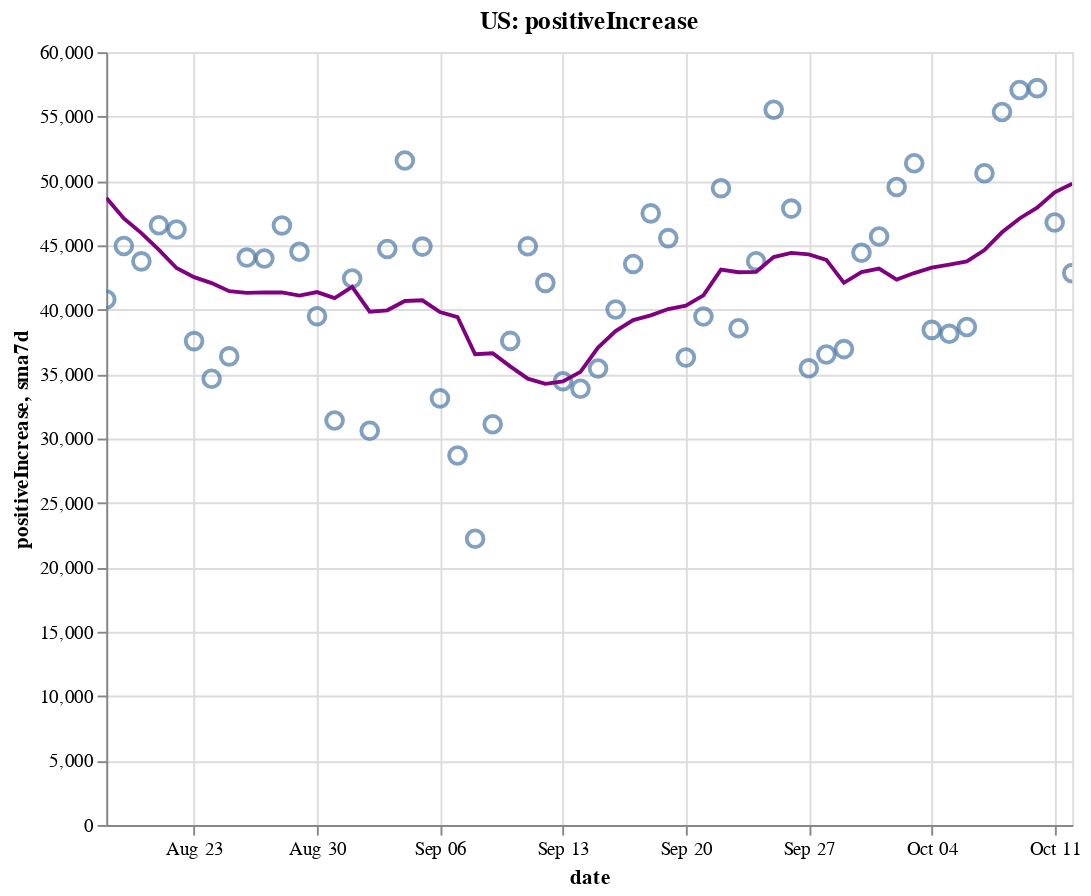

The notebook cell this image was saved under:
### Code cell
create_plot(us, 'positiveIncrease')

### Figure 1 — Vega-Lite specification as saved in the notebook (floating-point values rounded to 4 significant figures)
{"config": {"view": {"continuousWidth": 400, "continuousHeight": 300}}, "layer": [{"layer": [{"mark": {"type": "point", "size": 75}, "encoding": {"tooltip": [{"type": "temporal", "field": "date"}, {"type": "quantitative", "field": "positiveIncrease"}, {"type": "quantitative", "field": "sma7d"}], "x": {"type": "temporal", "field": "date"}, "y": {"type": "quantitative", "field": "positiveIncrease"}}, "selection": {"selector002": {"type": "interval", "bind": "scales", "encodings": ["x", "y"]}}}, {"mark": {"type": "line", "color": "purple"}, "encoding": {"x": {"type": "temporal", "field": "date"}, "y": {"type": "quantitative", "field": "sma7d"}}}]}, {"mark": {"type": "rule", "color": "#aaa"}, "encoding": {"x": {"type": "temporal", "field": "date"}}, "transform": [{"filter": {"selection": "selector001"}}]}, {"mark": "circle", "encoding": {"opacity": {"condition": {"value": 1, "selection": "selector001"}, "value": 0}, "tooltip": [{"type": "temporal", "field": "date"}, {"type": "quantitative", "field": "positiveIncrease"}, {"type": "quantitative", "field": "sma7d"}], "x": {"type": "temporal", "field": "date"}, "y": {"type": "quantitative", "field": "positiveIncrease"}}, "selection": {"selector001": {"type": "single", "encodings": ["x"], "on": "mouseover", "nearest": true, "empty": "none"}}}, {"mark": {"type": "text", "align": "left", "dx": 5, "dy": -5, "stroke": "white", "strokeWidth": 2}, "encoding": {"text": {"type": "quantitative", "field": "positiveIncrease"}, "tooltip": [{"type": "temporal", "field": "date"}, {"type": "quantitative", "field": "positiveIncrease"}, {"type": "quantitative", "field": "sma7d"}], "x": {"type": "temporal", "field": "date"}, "y": {"type": "quantitative", "field": "positiveIncrease"}}, "transform": [{"filter": {"selection": "selector001"}}]}, {"mark": {"type": "text", "align": "left", "dx": 5, "dy": -5}, "encoding": {"text": {"type": "quantitative", "field": "positiveIncrease"}, "tooltip": [{"type": "temporal", "field": "date"}, {"type": "quantitative", "field": "positiveIncrease"}, {"type": "quantitative", "field": "sma7d"}], "x": {"type": "temporal", "field": "date"}, "y": {"type": "quantitative", "field": "positiveIncrease"}}, "transform": [{"filter": {"selection": "selector001"}}]}], "data": {"name": "data-a9370c7a1765991e1f8b07d2d950c938"}, "height": 400, "title": "US: positiveIncrease", "width": 500, "$schema": "https://vega.github.io/schema/vega-lite/v4.8.1.json", "datasets": {"data-a9370c7a1765991e1f8b07d2d950c938": [{"date": "2020-08-18T00:00:00", "totalTestResultsIncrease": 677600.0, "positiveIncrease": 40800.0, "death": 163500.0, "deathIncrease": 1196.0, "positiveRate": 0.06, "state": "US", "sma7d": 48690.0}, {"date": "2020-08-19T00:00:00", "totalTestResultsIncrease": 705200.0, "positiveIncrease": 44960.0, "death": 165000.0, "deathIncrease": 1420.0, "positiveRate": 0.064, "state": "US", "sma7d": 47090.0}, {"date": "2020-08-20T00:00:00", "totalTestResultsIncrease": 730600.0, "positiveIncrease": 43760.0, "death": 166100.0, "deathIncrease": 1134.0, "positiveRate": 0.06, "state": "US", "sma7d": 45950.0}, {"date": "2020-08-21T00:00:00", "totalTestResultsIncrease": 791200.0, "positiveIncrease": 46560.0, "death": 167200.0, "deathIncrease": 1123.0, "positiveRate": 0.059, "state": "US", "sma7d": 44660.0}, {"date": "2020-08-22T00:00:00", "totalTestResultsIncrease": 795600.0, "positiveIncrease": 46240.0, "death": 168200.0, "deathIncrease": 1029.0, "positiveRate": 0.058, "state": "US", "sma7d": 43240.0}, {"date": "2020-08-23T00:00:00", "totalTestResultsIncrease": 658500.0, "positiveIncrease": 37570.0, "death": 168800.0, "deathIncrease": 572.0, "positiveRate": 0.057, "state": "US", "sma7d": 42540.0}, {"date": "2020-08-24T00:00:00", "totalTestResultsIncrease": 706200.0, "positiveIncrease": 34640.0, "death": 169200.0, "deathIncrease": 343.0, "positiveRate": 0.049, "state": "US", "sma7d": 42070.0}, {"date": "2020-08-25T00:00:00", "totalTestResultsIncrease": 669700.0, "positiveIncrease": 36380.0, "death": 170300.0, "deathIncrease": 1147.0, "positiveRate": 0.054, "state": "US", "sma7d": 41440.0}, {"date": "2020-08-26T00:00:00", "totalTestResultsIncrease": 680100.0, "positiveIncrease": 44050.0, "death": 171600.0, "deathIncrease": 1298.0, "positiveRate": 0.065, "state": "US", "sma7d": 41310.0}, {"date": "2020-08-27T00:00:00", "totalTestResultsIncrease": 795300.0, "positiveIncrease": 43980.0, "death": 172700.0, "deathIncrease": 1129.0, "positiveRate": 0.055, "state": "US", "sma7d": 41350.0}, {"date": "2020-08-28T00:00:00", "totalTestResultsIncrease": 823800.0, "positiveIncrease": 46550.0, "death": 173800.0, "deathIncrease": 1024.0, "positiveRate": 0.057, "state": "US", "sma7d": 41340.0}, {"date": "2020-08-29T00:00:00", "totalTestResultsIncrease": 819800.0, "positiveIncrease": 44500.0, "death": 174800.0, "deathIncrease": 1015.0, "positiveRate": 0.054, "state": "US", "sma7d": 41100.0}, {"date": "2020-08-30T00:00:00", "totalTestResultsIncrease": 778900.0, "positiveIncrease": 39500.0, "death": 175200.0, "deathIncrease": 475.0, "positiveRate": 0.051, "state": "US", "sma7d": 41370.0}, {"date": "2020-08-31T00:00:00", "totalTestResultsIncrease": 709000.0, "positiveIncrease": 31410.0, "death": 175600.0, "deathIncrease": 366.0, "positiveRate": 0.044, "state": "US", "sma7d": 40910.0}, {"date": "2020-09-01T00:00:00", "totalTestResultsIncrease": 735600.0, "positiveIncrease": 42430.0, "death": 176600.0, "deathIncrease": 1027.0, "positiveRate": 0.058, "state": "US", "sma7d": 41780.0}, {"date": "2020-09-02T00:00:00", "totalTestResultsIncrease": 684400.0, "positiveIncrease": 30600.0, "death": 177700.0, "deathIncrease": 1032.0, "positiveRate": 0.045, "state": "US", "sma7d": 39850.0}, {"date": "2020-09-03T00:00:00", "totalTestResultsIncrease": 802500.0, "positiveIncrease": 44710.0, "death": 178700.0, "deathIncrease": 1070.0, "positiveRate": 0.056, "state": "US", "sma7d": 39960.0}, {"date": "2020-09-04T00:00:00", "totalTestResultsIncrease": 954700.0, "positiveIncrease": 51590.0, "death": 179700.0, "deathIncrease": 998.0, "positiveRate": 0.054, "state": "US", "sma7d": 40680.0}, {"date": "2020-09-05T00:00:00", "totalTestResultsIncrease": 883100.0, "positiveIncrease": 44900.0, "death": 180700.0, "deathIncrease": 918.0, "positiveRate": 0.051, "state": "US", "sma7d": 40740.0}, {"date": "2020-09-06T00:00:00", "totalTestResultsIncrease": 785300.0, "positiveIncrease": 33120.0, "death": 181100.0, "deathIncrease": 449.0, "positiveRate": 0.042, "state": "US", "sma7d": 39820.0}, {"date": "2020-09-07T00:00:00", "totalTestResultsIncrease": 618600.0, "positiveIncrease": 28680.0, "death": 181300.0, "deathIncrease": 225.0, "positiveRate": 0.046, "state": "US", "sma7d": 39440.0}, {"date": "2020-09-08T00:00:00", "totalTestResultsIncrease": 542900.0, "positiveIncrease": 22220.0, "death": 181700.0, "deathIncrease": 358.0, "positiveRate": 0.041, "state": "US", "sma7d": 36550.0}, {"date": "2020-09-09T00:00:00", "totalTestResultsIncrease": 629600.0, "positiveIncrease": 31110.0, "death": 182800.0, "deathIncrease": 1084.0, "positiveRate": 0.049, "state": "US", "sma7d": 36620.0}, {"date": "2020-09-10T00:00:00", "totalTestResultsIncrease": 698000.0, "positiveIncrease": 37580.0, "death": 183900.0, "deathIncrease": 1170.0, "positiveRate": 0.054, "state": "US", "sma7d": 35600.0}, {"date": "2020-09-11T00:00:00", "totalTestResultsIncrease": 834700.0, "positiveIncrease": 44930.0, "death": 185000.0, "deathIncrease": 1018.0, "positiveRate": 0.054, "state": "US", "sma7d": 34650.0}, {"date": "2020-09-12T00:00:00", "totalTestResultsIncrease": 907800.0, "positiveIncrease": 42090.0, "death": 185800.0, "deathIncrease": 810.0, "positiveRate": 0.046, "state": "US", "sma7d": 34250.0}, {"date": "2020-09-13T00:00:00", "totalTestResultsIncrease": 733600.0, "positiveIncrease": 34450.0, "death": 186200.0, "deathIncrease": 390.0, "positiveRate": 0.047, "state": "US", "sma7d": 34440.0}, {"date": "2020-09-14T00:00:00", "totalTestResultsIncrease": 451300.0, "positiveIncrease": 33860.0, "death": 186600.0, "deathIncrease": 404.0, "positiveRate": 0.075, "state": "US", "sma7d": 35180.0}, {"date": "2020-09-15T00:00:00", "totalTestResultsIncrease": 730400.0, "positiveIncrease": 35440.0, "death": 187600.0, "deathIncrease": 1031.0, "positiveRate": 0.049, "state": "US", "sma7d": 37070.0}, {"date": "2020-09-16T00:00:00", "totalTestResultsIncrease": 731800.0, "positiveIncrease": 40020.0, "death": 188800.0, "deathIncrease": 1200.0, "positiveRate": 0.055, "state": "US", "sma7d": 38340.0}, {"date": "2020-09-17T00:00:00", "totalTestResultsIncrease": 850500.0, "positiveIncrease": 43560.0, "death": 189700.0, "deathIncrease": 863.0, "positiveRate": 0.051, "state": "US", "sma7d": 39190.0}, {"date": "2020-09-18T00:00:00", "totalTestResultsIncrease": 990400.0, "positiveIncrease": 47490.0, "death": 190600.0, "deathIncrease": 901.0, "positiveRate": 0.048, "state": "US", "sma7d": 39560.0}, {"date": "2020-09-19T00:00:00", "totalTestResultsIncrease": 1067000.0, "positiveIncrease": 45560.0, "death": 191300.0, "deathIncrease": 740.0, "positiveRate": 0.043, "state": "US", "sma7d": 40060.0}, {"date": "2020-09-20T00:00:00", "totalTestResultsIncrease": 917600.0, "positiveIncrease": 36300.0, "death": 191600.0, "deathIncrease": 327.0, "positiveRate": 0.04, "state": "US", "sma7d": 40320.0}, {"date": "2020-09-21T00:00:00", "totalTestResultsIncrease": 729300.0, "positiveIncrease": 39470.0, "death": 191900.0, "deathIncrease": 287.0, "positiveRate": 0.054, "state": "US", "sma7d": 41120.0}, {"date": "2020-09-22T00:00:00", "totalTestResultsIncrease": 783800.0, "positiveIncrease": 49440.0, "death": 192800.0, "deathIncrease": 854.0, "positiveRate": 0.063, "state": "US", "sma7d": 43120.0}, {"date": "2020-09-23T00:00:00", "totalTestResultsIncrease": 928000.0, "positiveIncrease": 38570.0, "death": 193900.0, "deathIncrease": 1159.0, "positiveRate": 0.042, "state": "US", "sma7d": 42910.0}, {"date": "2020-09-24T00:00:00", "totalTestResultsIncrease": 943300.0, "positiveIncrease": 43770.0, "death": 194800.0, "deathIncrease": 921.0, "positiveRate": 0.046, "state": "US", "sma7d": 42940.0}, {"date": "2020-09-25T00:00:00", "totalTestResultsIncrease": 1019000.0, "positiveIncrease": 55530.0, "death": 195700.0, "deathIncrease": 844.0, "positiveRate": 0.054, "state": "US", "sma7d": 44090.0}, {"date": "2020-09-26T00:00:00", "totalTestResultsIncrease": 1023000.0, "positiveIncrease": 47860.0, "death": 196600.0, "deathIncrease": 869.0, "positiveRate": 0.047, "state": "US", "sma7d": 44420.0}, {"date": "2020-09-27T00:00:00", "totalTestResultsIncrease": 830700.0, "positiveIncrease": 35450.0, "death": 196900.0, "deathIncrease": 307.0, "positiveRate": 0.043, "state": "US", "sma7d": 44300.0}, {"date": "2020-09-28T00:00:00", "totalTestResultsIncrease": 1121000.0, "positiveIncrease": 36520.0, "death": 197100.0, "deathIncrease": 257.0, "positiveRate": 0.033, "state": "US", "sma7d": 43880.0}, {"date": "2020-09-29T00:00:00", "totalTestResultsIncrease": 825300.0, "positiveIncrease": 36950.0, "death": 197900.0, "deathIncrease": 739.0, "positiveRate": 0.045, "state": "US", "sma7d": 42090.0}, {"date": "2020-09-30T00:00:00", "totalTestResultsIncrease": 814100.0, "positiveIncrease": 44420.0, "death": 198900.0, "deathIncrease": 1061.0, "positiveRate": 0.055, "state": "US", "sma7d": 42930.0}, {"date": "2020-10-01T00:00:00", "totalTestResultsIncrease": 899700.0, "positiveIncrease": 45690.0, "death": 199800.0, "deathIncrease": 851.0, "positiveRate": 0.051, "state": "US", "sma7d": 43200.0}, {"date": "2020-10-02T00:00:00", "totalTestResultsIncrease": 1129000.0, "positiveIncrease": 49530.0, "death": 200600.0, "deathIncrease": 835.0, "positiveRate": 0.044, "state": "US", "sma7d": 42350.0}, {"date": "2020-10-03T00:00:00", "totalTestResultsIncrease": 999900.0, "positiveIncrease": 51370.0, "death": 201400.0, "deathIncrease": 741.0, "positiveRate": 0.051, "state": "US", "sma7d": 42850.0}, {"date": "2020-10-04T00:00:00", "totalTestResultsIncrease": 958800.0, "positiveIncrease": 38440.0, "death": 201700.0, "deathIncrease": 363.0, "positiveRate": 0.04, "state": "US", "sma7d": 43280.0}, {"date": "2020-10-05T00:00:00", "totalTestResultsIncrease": 937100.0, "positiveIncrease": 38130.0, "death": 202000.0, "deathIncrease": 326.0, "positiveRate": 0.041, "state": "US", "sma7d": 43510.0}, {"date": "2020-10-06T00:00:00", "totalTestResultsIncrease": 824300.0, "positiveIncrease": 38660.0, "death": 202700.0, "deathIncrease": 634.0, "positiveRate": 0.047, "state": "US", "sma7d": 43750.0}, {"date": "2020-10-07T00:00:00", "totalTestResultsIncrease": 862800.0, "positiveIncrease": 50600.0, "death": 203600.0, "deathIncrease": 916.0, "positiveRate": 0.059, "state": "US", "sma7d": 44630.0}, {"date": "2020-10-08T00:00:00", "totalTestResultsIncrease": 1040000.0, "positiveIncrease": 55350.0, "death": 204600.0, "deathIncrease": 986.0, "positiveRate": 0.053, "state": "US", "sma7d": 46010.0}, {"date": "2020-10-09T00:00:00", "totalTestResultsIncrease": 1092000.0, "positiveIncrease": 57060.0, "death": 205500.0, "deathIncrease": 893.0, "positiveRate": 0.052, "state": "US", "sma7d": 47090.0}, {"date": "2020-10-10T00:00:00", "totalTestResultsIncrease": 1133000.0, "positiveIncrease": 57210.0, "death": 206100.0, "deathIncrease": 663.0, "positiveRate": 0.05, "state": "US", "sma7d": 47920.0}, {"date": "2020-10-11T00:00:00", "totalTestResultsIncrease": 943600.0, "positiveIncrease": 46780.0, "death": 206600.0, "deathIncrease": 464.0, "positiveRate": 0.05, "state": "US", "sma7d": 49110.0}, {"date": "2020-10-12T00:00:00", "totalTestResultsIncrease": 1001000.0, "positiveIncrease": 42840.0, "death": 206800.0, "deathIncrease": 284.0, "positiveRate": 0.043, "state": "US", "sma7d": 49790.0}]}}
